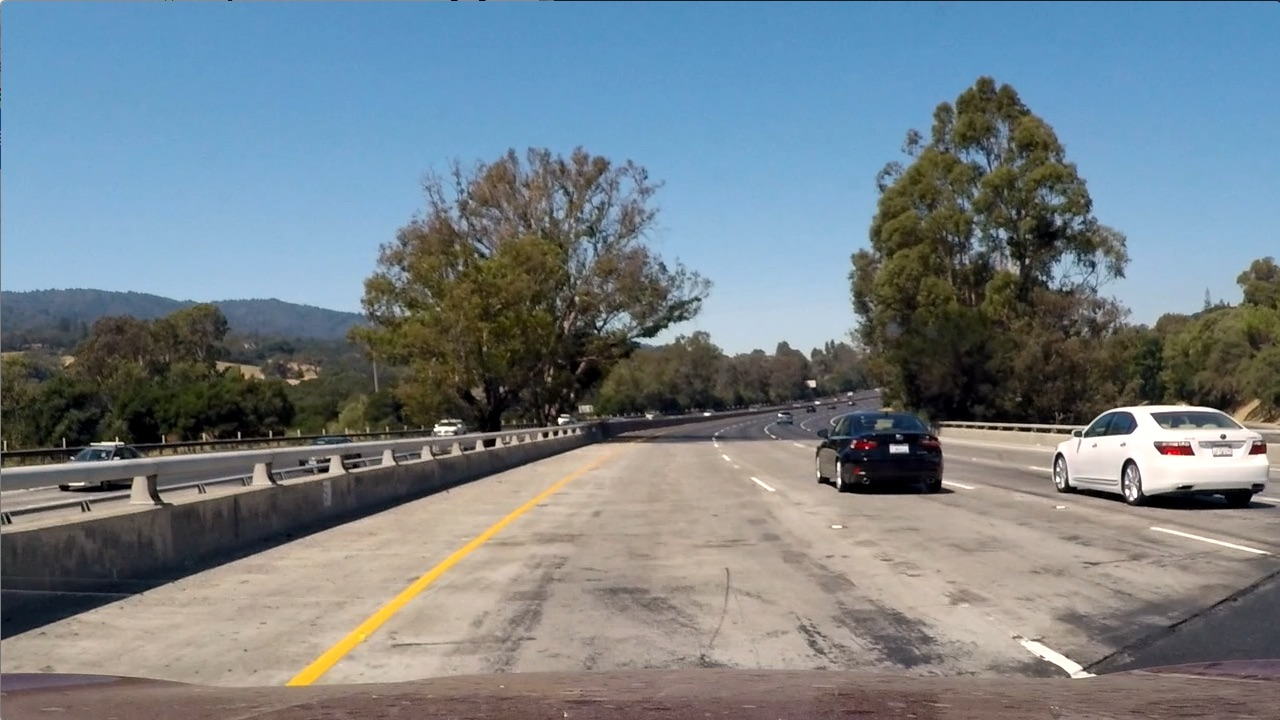
#> input picture task 5/assets/test1.jpg, 1280 x 720 px
$ python -i lane.py   (imports and definitions only)   (older library calls are emulated)
#> lines starting #> are read from the running program, lines starting #| are printed output that depends on the picture; after the words box and inside, x2 and y2 are one past the last pixel; in counts of white or black regions, pixels touching at a corner belong together
from __future__ import annotations

from dataclasses import dataclass
from collections import deque
from typing import Deque, Dict, Tuple

import cv2
import numpy as np


@dataclass
class LaneMetrics:
    curvature_m: float
    offset_m: float
    confidence: float


class LaneDetector:
    """
    Lane detection using:
    1) color + gradient thresholding
    2) perspective transform
    3) sliding window polynomial fit
    4) temporal smoothing
    """

    def __init__(
        self,
        history: int = 8,
        ym_per_pix: float = 30 / 720,
        xm_per_pix: float = 3.7 / 700,
    ) -> None:
        self.left_fits: Deque[np.ndarray] = deque(maxlen=history)
        self.right_fits: Deque[np.ndarray] = deque(maxlen=history)
        self.ym_per_pix = ym_per_pix
        self.xm_per_pix = xm_per_pix
        self.M = None
        self.Minv = None
        self.last_metrics = LaneMetrics(curvature_m=0.0, offset_m=0.0, confidence=0.0)

    @staticmethod
    def _threshold_channel(channel: np.ndarray, lo: int, hi: int) -> np.ndarray:
        binary = np.zeros_like(channel, dtype=np.uint8)
        binary[(channel >= lo) & (channel <= hi)] = 1
        return binary

    def _binary_pipeline(self, img_bgr: np.ndarray) -> np.ndarray:
        hls = cv2.cvtColor(img_bgr, cv2.COLOR_BGR2HLS)
        gray = cv2.cvtColor(img_bgr, cv2.COLOR_BGR2GRAY)

        l = hls[:, :, 1]
        s = hls[:, :, 2]

        s_binary = self._threshold_channel(s, 90, 255)
        l_binary = self._threshold_channel(l, 120, 255)

        sobelx = cv2.Sobel(gray, cv2.CV_64F, 1, 0, ksize=3)
        abs_sobelx = np.absolute(sobelx)
        if abs_sobelx.max() > 0:
            scaled = np.uint8(255 * abs_sobelx / abs_sobelx.max())
        else:
            scaled = np.zeros_like(gray, dtype=np.uint8)
        grad_binary = self._threshold_channel(scaled, 20, 255)

        yellow_mask = cv2.inRange(hls, (10, 30, 80), (40, 255, 255)) // 255

        combined = np.zeros_like(gray, dtype=np.uint8)
        combined[((s_binary == 1) & (l_binary == 1)) | (grad_binary == 1) | (yellow_mask == 1)] = 1

        kernel = np.ones((5, 5), np.uint8)
        combined = cv2.morphologyEx(combined, cv2.MORPH_CLOSE, kernel)
        combined = cv2.morphologyEx(combined, cv2.MORPH_OPEN, kernel)
        return combined.astype(np.uint8)

    def _get_perspective(self, width: int, height: int) -> Tuple[np.ndarray, np.ndarray]:
        if self.M is not None and self.Minv is not None:
            return self.M, self.Minv

        src = np.float32([
            [0.43 * width, 0.65 * height],
            [0.58 * width, 0.65 * height],
            [0.10 * width, 1.00 * height],
            [0.95 * width, 1.00 * height],
        ])
        dst = np.float32([
            [0.25 * width, 0.0],
            [0.75 * width, 0.0],
            [0.25 * width, 1.0 * height],
            [0.75 * width, 1.0 * height],
        ])

        self.M = cv2.getPerspectiveTransform(src, dst)
        self.Minv = cv2.getPerspectiveTransform(dst, src)
        return self.M, self.Minv

    def _sliding_window_fit(self, binary_warped: np.ndarray):
        histogram = np.sum(binary_warped[binary_warped.shape[0] // 2 :, :], axis=0)
        midpoint = histogram.shape[0] // 2
        leftx_base = int(np.argmax(histogram[:midpoint]))
        rightx_base = int(np.argmax(histogram[midpoint:]) + midpoint)

        n_windows = 9
        window_height = binary_warped.shape[0] // n_windows
        nonzero = binary_warped.nonzero()
        nonzeroy = np.array(nonzero[0])
        nonzerox = np.array(nonzero[1])

        leftx_current = leftx_base
        rightx_current = rightx_base
        margin = 80
        minpix = 50

        left_lane_inds = []
        right_lane_inds = []

        for window in range(n_windows):
            win_y_low = binary_warped.shape[0] - (window + 1) * window_height
            win_y_high = binary_warped.shape[0] - window * window_height
            win_xleft_low = leftx_current - margin
            win_xleft_high = leftx_current + margin
            win_xright_low = rightx_current - margin
            win_xright_high = rightx_current + margin

            good_left_inds = ((nonzeroy >= win_y_low) & (nonzeroy < win_y_high) &
                              (nonzerox >= win_xleft_low) & (nonzerox < win_xleft_high)).nonzero()[0]
            good_right_inds = ((nonzeroy >= win_y_low) & (nonzeroy < win_y_high) &
                               (nonzerox >= win_xright_low) & (nonzerox < win_xright_high)).nonzero()[0]
            left_lane_inds.append(good_left_inds)
            right_lane_inds.append(good_right_inds)

            if len(good_left_inds) > minpix:
                leftx_current = int(np.mean(nonzerox[good_left_inds]))
            if len(good_right_inds) > minpix:
                rightx_current = int(np.mean(nonzerox[good_right_inds]))

        left_lane_inds = np.concatenate(left_lane_inds) if left_lane_inds else np.array([])
        right_lane_inds = np.concatenate(right_lane_inds) if right_lane_inds else np.array([])

        leftx = nonzerox[left_lane_inds]
        lefty = nonzeroy[left_lane_inds]
        rightx = nonzerox[right_lane_inds]
        righty = nonzeroy[right_lane_inds]

        if len(leftx) < 500 or len(rightx) < 500:
            return None, None, 0.0, None

        left_fit = np.polyfit(lefty, leftx, 2)
        right_fit = np.polyfit(righty, rightx, 2)

        ploty = np.linspace(0, binary_warped.shape[0] - 1, binary_warped.shape[0])
        left_fitx = left_fit[0] * ploty**2 + left_fit[1] * ploty + left_fit[2]
        right_fitx = right_fit[0] * ploty**2 + right_fit[1] * ploty + right_fit[2]

        lane_width = float(np.mean(right_fitx - left_fitx))
        density_score = float(np.clip((len(leftx) + len(rightx)) / 20000.0, 0.0, 1.0))
        width_score = float(np.exp(-((lane_width - 700.0) ** 2) / (2 * 250.0 ** 2)))
        confidence = density_score * width_score
        return left_fit, right_fit, confidence, (ploty, left_fitx, right_fitx)

    def _curvature_and_offset(self, binary_warped: np.ndarray, left_fit: np.ndarray, right_fit: np.ndarray):
        ploty = np.linspace(0, binary_warped.shape[0] - 1, binary_warped.shape[0])
        y_eval = np.max(ploty)

        left_fit_cr = np.polyfit(ploty * self.ym_per_pix,
                                 (left_fit[0] * ploty**2 + left_fit[1] * ploty + left_fit[2]) * self.xm_per_pix,
                                 2)
        right_fit_cr = np.polyfit(ploty * self.ym_per_pix,
                                  (right_fit[0] * ploty**2 + right_fit[1] * ploty + right_fit[2]) * self.xm_per_pix,
                                  2)

        left_curverad = ((1 + (2 * left_fit_cr[0] * y_eval * self.ym_per_pix + left_fit_cr[1]) ** 2) ** 1.5) / max(abs(2 * left_fit_cr[0]), 1e-6)
        right_curverad = ((1 + (2 * right_fit_cr[0] * y_eval * self.ym_per_pix + right_fit_cr[1]) ** 2) ** 1.5) / max(abs(2 * right_fit_cr[0]), 1e-6)
        curvature = float((left_curverad + right_curverad) / 2.0)

        left_x = left_fit[0] * y_eval**2 + left_fit[1] * y_eval + left_fit[2]
        right_x = right_fit[0] * y_eval**2 + right_fit[1] * y_eval + right_fit[2]
        lane_center = (left_x + right_x) / 2.0
        frame_center = binary_warped.shape[1] / 2.0
        offset_m = float((frame_center - lane_center) * self.xm_per_pix)
        return curvature, offset_m

    def _draw_lane(self, original: np.ndarray, binary_warped: np.ndarray, left_fit: np.ndarray, right_fit: np.ndarray):
        ploty = np.linspace(0, binary_warped.shape[0] - 1, binary_warped.shape[0])
        left_fitx = left_fit[0] * ploty**2 + left_fit[1] * ploty + left_fit[2]
        right_fitx = right_fit[0] * ploty**2 + right_fit[1] * ploty + right_fit[2]

        warp_zero = np.zeros_like(binary_warped).astype(np.uint8)
        color_warp = np.dstack((warp_zero, warp_zero, warp_zero))

        pts_left = np.array([np.transpose(np.vstack([left_fitx, ploty]))])
        pts_right = np.array([np.flipud(np.transpose(np.vstack([right_fitx, ploty])))])
        pts = np.hstack((pts_left, pts_right)).astype(np.int32)

        cv2.fillPoly(color_warp, [pts], (0, 255, 0))
        _, Minv = self._get_perspective(original.shape[1], original.shape[0])
        newwarp = cv2.warpPerspective(color_warp, Minv, (original.shape[1], original.shape[0]))
        return cv2.addWeighted(original, 1.0, newwarp, 0.3, 0)

    def process_frame(self, frame_bgr: np.ndarray):
        img = frame_bgr.copy()
        h, w = img.shape[:2]
        M, _ = self._get_perspective(w, h)
        binary = self._binary_pipeline(img)
        warped = cv2.warpPerspective(binary, M, (w, h), flags=cv2.INTER_LINEAR)

        left_fit, right_fit, confidence, _ = self._sliding_window_fit(warped)
        if left_fit is not None and right_fit is not None:
            self.left_fits.append(left_fit)
            self.right_fits.append(right_fit)
        elif self.left_fits and self.right_fits:
            left_fit = np.mean(np.stack(self.left_fits), axis=0)
            right_fit = np.mean(np.stack(self.right_fits), axis=0)
            confidence *= 0.5
        else:
            annotated = cv2.cvtColor(frame_bgr, cv2.COLOR_BGR2RGB)
            metrics = {"curvature_m": 0.0, "offset_m": 0.0, "confidence": 0.0}
            return annotated, metrics

        left_fit = np.mean(np.stack(self.left_fits), axis=0)
        right_fit = np.mean(np.stack(self.right_fits), axis=0)

        curvature, offset_m = self._curvature_and_offset(warped, left_fit, right_fit)
        overlay = self._draw_lane(img, warped, left_fit, right_fit)

        cv2.putText(overlay, f"Curvature: {curvature:,.0f} m", (40, 50),
                    cv2.FONT_HERSHEY_SIMPLEX, 1.0, (255, 255, 255), 2, cv2.LINE_AA)
        cv2.putText(overlay, f"Center offset: {offset_m:+.2f} m", (40, 95),
                    cv2.FONT_HERSHEY_SIMPLEX, 1.0, (255, 255, 255), 2, cv2.LINE_AA)
        cv2.putText(overlay, f"Lane confidence: {confidence:.2f}", (40, 140),
                    cv2.FONT_HERSHEY_SIMPLEX, 1.0, (255, 255, 255), 2, cv2.LINE_AA)

        self.last_metrics = LaneMetrics(curvature_m=float(curvature), offset_m=float(offset_m), confidence=float(confidence))
        metrics = {
            "curvature_m": float(curvature),
            "offset_m": float(offset_m),
            "confidence": float(confidence),
        }
        return cv2.cvtColor(overlay, cv2.COLOR_BGR2RGB), metrics

>>> import cv2
>>> picture = cv2.imread('../assets/test1.jpg')
#> picture is the input picture: shape (720, 1280, 3); mean B, G, R 135.5, 128.7, 117.5
>>> result = LaneDetector().process_frame(picture)
#> in _binary_pipeline, `s_binary = self._threshold_channel(s, 90, 255)`:
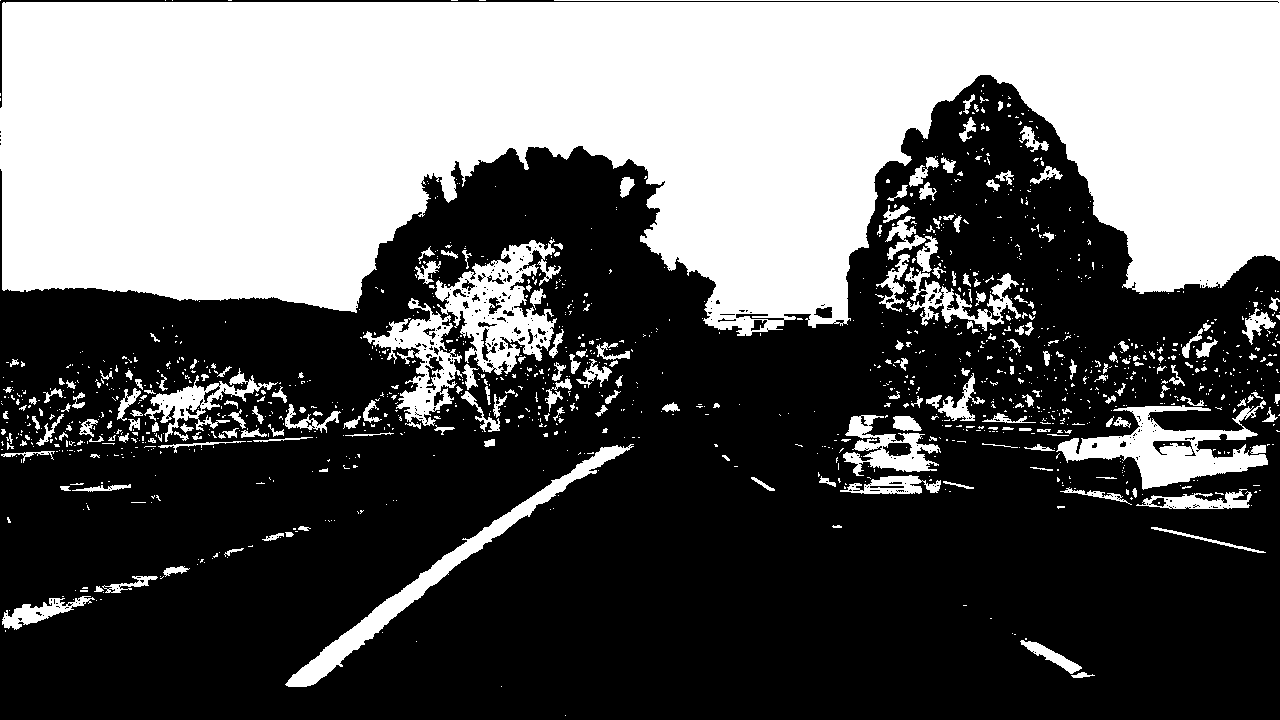
#> s_binary: shape (720, 1280); values 0 (black) and 1 (white), 39% white; 1333 white regions (1104 under 20 px), largest, box (x1, y1, x2, y2) and area: (0, 0, 1280, 336) 300561, (435, 239, 561, 375) 7456, (1056, 400, 1268, 490) 7183
#> in _binary_pipeline, `sobelx = cv2.Sobel(gray, cv2.CV_64F, 1, 0, ksize=3)`:
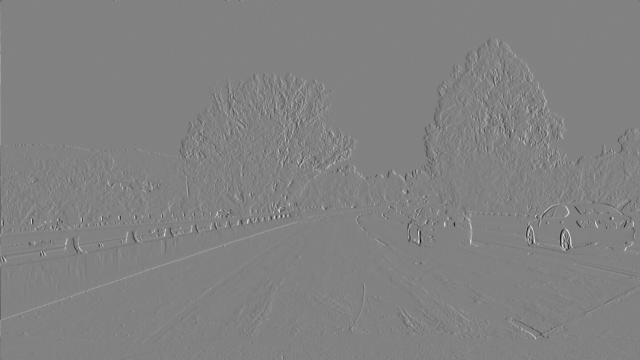
#> sobelx: shape (720, 1280) float64 (shown at 1/2 size); min -858, max 827, mean 0; drawn with min black and max white
#> in process_frame, `warped = cv2.warpPerspective(binary, M, (w, h), flags=cv2.INTER_LINEAR)`:
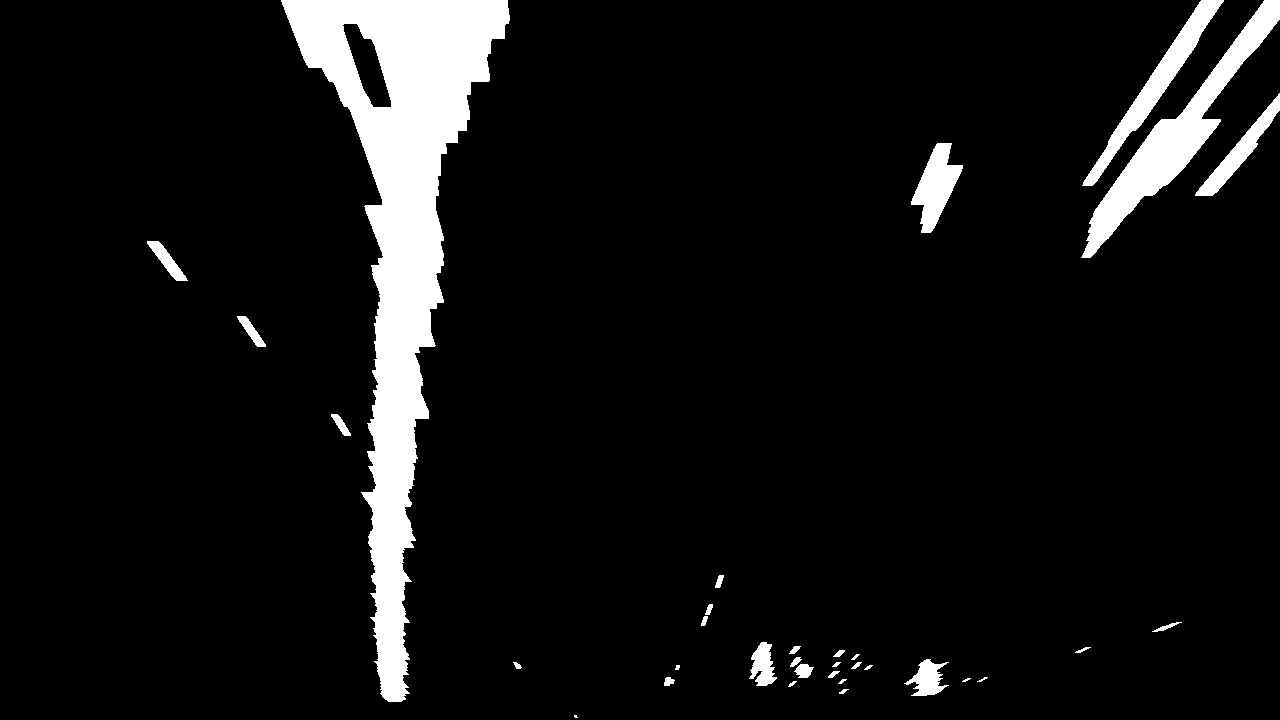
#> warped: shape (720, 1280); values 0 (black) and 1 (white), 7.5% white; 33 white regions (2 under 20 px), largest, box (x1, y1, x2, y2) and area: (281, 0, 510, 702) 48275, (1081, 0, 1280, 258) 9192, (1082, 0, 1224, 186) 3895
#> in _sliding_window_fit, `histogram = np.sum(binary_warped[binary_warped.shape[0] // 2 :, :], ax..`: histogram = 1280 values, max 342 at index 388, min 0 at index 0, mean 12.27
#> in _sliding_window_fit, `leftx_base = int(np.argmax(histogram[:midpoint]))`: leftx_base = 388
#> in _sliding_window_fit, `rightx_base = int(np.argmax(histogram[midpoint:]) + midpoint)`: rightx_base = 762
#> in _sliding_window_fit, `nonzero = binary_warped.nonzero()`: nonzero = 69232 positions, rows 0 to 717, columns 147 to 1279
#> in _sliding_window_fit, `leftx_current = leftx_base`: leftx_current = 388
#> in _sliding_window_fit, `rightx_current = rightx_base`: rightx_current = 762
#> the loop in _sliding_window_fit, `for window in range(n_windows):` made 9 passes
#> (win_xleft_low, win_xleft_high, win_xright_low, win_xright_high, leftx_current, rightx_current) on passes 1 to 2: (308, 468, 682, 842, 392, 780), (312, 472, 700, 860, 389, 711)
#> after the loop in _sliding_window_fit, `for window in range(n_windows):`: left_lane_inds = 9 items
#> in _sliding_window_fit, `right_lane_inds = np.concatenate(right_lane_inds) if right_lane_inds e..`: right_lane_inds = 1386 values, max 68994 at index 1211, min 62903 at index 1212, mean 66432.8
#> in _sliding_window_fit, `rightx = nonzerox[right_lane_inds]`: rightx = 1386 values, max 841 at index 143, min 701 at index 1372, mean 771.6
#> in _sliding_window_fit, `righty = nonzeroy[right_lane_inds]`: righty = 1386 values, max 693 at index 1209, min 575 at index 1212, mean 657.3
#> in _sliding_window_fit, `left_fit = np.polyfit(lefty, leftx, 2)`: left_fit = [-8.45e-06, -0.0351, 413.4]
#> in _sliding_window_fit, `right_fit = np.polyfit(righty, rightx, 2)`: right_fit = [-0.00257, 4.08, -799.8]
#> in _sliding_window_fit, `left_fitx = left_fit[0] * ploty**2 + left_fit[1] * ploty + left_fit[2]`: left_fitx = 720 values, max 413.4 at index 0, min 383.8 at index 719, mean 399.3
#> in _sliding_window_fit, `right_fitx = right_fit[0] * ploty**2 + right_fit[1] * ploty + right_fi..`: right_fitx = 720 values from -799.8 to 806.7
#> in _sliding_window_fit, `lane_width = float(np.mean(right_fitx - left_fitx))`: lane_width = -174.5
#> in _sliding_window_fit, `density_score = float(np.clip((len(leftx) + len(rightx)) / 20000.0, 0...`: density_score = 1
#> in _sliding_window_fit, `width_score = float(np.exp(-((lane_width - 700.0) ** 2) / (2 * 250.0 *..`: width_score = 0.0022
#> in process_frame, `left_fit, right_fit, confidence, _ = self._sliding_window_fit(warped)`: left_fit = [-8.45e-06, -0.0351, 413.4]; right_fit = [-0.00257, 4.08, -799.8]; confidence = 0.0022
#> in process_frame, `curvature, offset_m = self._curvature_and_offset(warped, left_fit, rig..`: curvature = 9753.9; offset_m = 0.237
#> in process_frame, `cv2.putText(overlay, f"Lane confidence: {confidence:.2f}", (40, 140), ..`:
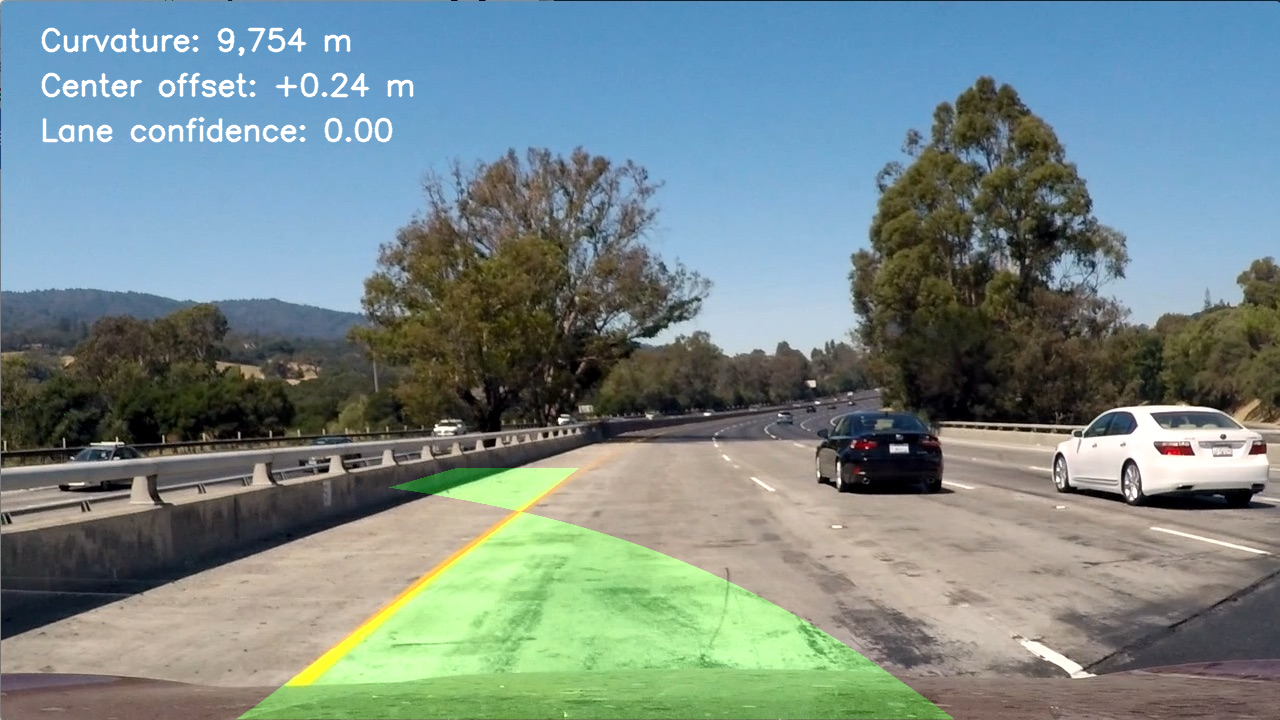
#> overlay: shape (720, 1280, 3); mean B, G, R 136, 136.6, 118.7
#> in process_frame, `metrics = { "curvature_m": float(curvature), "offset_m": float(offset_..`: metrics = {'curvature_m': 9753.9, 'offset_m': 0.237, 'confidence': 0.0022}
